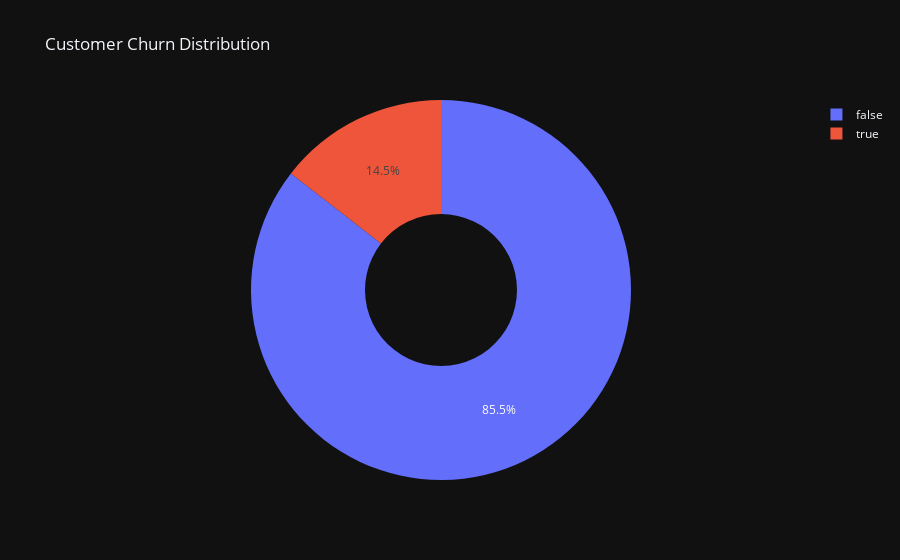

Notebook cell for this chart:
### Markdown cell above
Objective: Convert categorical data into numerical values for machine learning models.
Label Encoding: Each unique category is assigned a numeric code (e.g., Yes -> 1, No -> 0).

### Code cell
# Preprocess data to handle non-numeric values
categorical_cols = data.select_dtypes(include=['object']).columns
for col in categorical_cols:
    data[col] = LabelEncoder().fit_transform(data[col])

# Step 2.1: Customer Churn in Data
# Pie chart for churn distribution
churn_counts = data['Churn'].value_counts()
fig = go.Figure(data=[go.Pie(labels=churn_counts.index, values=churn_counts.values, hole=0.4)])
fig.update_layout(title_text='Customer Churn Distribution')
fig.show()

### Figure 1 — Plotly figure (JSON) as saved in the notebook; plotly's stock layout.template omitted (floating-point values rounded to 4 significant figures)
{"data": [{"hole": 0.4, "labels": [false, true], "values": [2850, 483], "type": "pie"}], "layout": {"title": {"text": "Customer Churn Distribution"}}}
